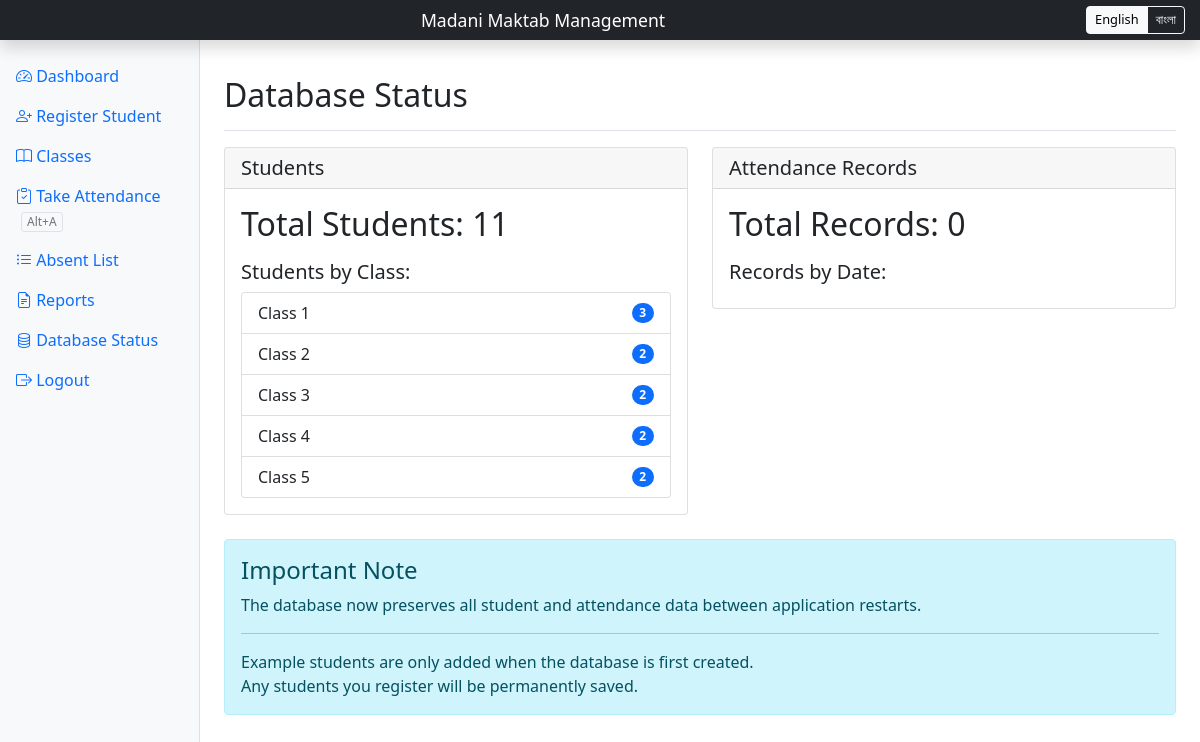
Screenshot of /db_status (signed in) with the database file from the repository.
### main.py (models this page shows, shortened)
class Class(db.Model):
    id = db.Column(db.Integer, primary_key=True)
    name = db.Column(db.String(50), unique=True, nullable=False)

### main.py (the view)
@app.route('/db_status')
@login_required
def db_status():
    student_count = Student.query.count()
    students_by_class = {}
    class_names = [c[0] for c in db.session.query(Class.name).distinct().all()]
    for class_name in class_names:
        students_by_class[class_name] = Student.query.join(Class).filter(Class.name == class_name).count()
    attendance_count = Attendance.query.count()
    dates = [d[0] for d in db.session.query(Attendance.date).distinct().order_by(Attendance.date.desc()).all()]
    attendance_by_date = {}
    for d in dates:
        attendance_by_date[d] = Attendance.query.filter_by(date=d).count()
    return render_template('db_status.html',
                          student_count=student_count,
                          students_by_class=students_by_class,
                          attendance_count=attendance_count,
                          attendance_by_date=attendance_by_date,
                          dates=dates)

### main.py (called while the page is built)
@login_manager.user_loader
def load_user(user_id):
    return User.query.get(int(user_id))

@app.context_processor
def inject_translations():
    lang = session.get('lang', 'en')
    return {'_': translations[lang]}

### templates/db_status.html (shortened to what this page needs)
{% extends "base.html" %}
{% block content %}
<div class="d-flex justify-content-between flex-wrap flex-md-nowrap align-items-center pt-3 pb-2 mb-3 border-bottom">
    <h1 class="h2">Database Status</h1>
</div>
<div class="row">
    <div class="col-md-6">
        <div class="card mb-4">
            <div class="card-header">
                <h5 class="card-title mb-0">Students</h5>
            </div>
            <div class="card-body">
                <h2>Total Students: {{ student_count }}</h2>
                <h5 class="mt-3">Students by Class:</h5>
                <ul class="list-group">
                    {% for class_name, count in students_by_class.items() %}
                    <li class="list-group-item d-flex justify-content-between align-items-center">
                        {{ class_name }}
                        <span class="badge bg-primary rounded-pill">{{ count }}</span>
                    </li>
                    {% endfor %}
                </ul>
            </div>
        </div>
    </div>
    <div class="col-md-6">
        <div class="card mb-4">
            <div class="card-header">
                <h5 class="card-title mb-0">Attendance Records</h5>
            </div>
            <div class="card-body">
                <h2>Total Records: {{ attendance_count }}</h2>
                <h5 class="mt-3">Records by Date:</h5>
            </div>
        </div>
    </div>
</div>
<div class="alert alert-info">
    <h4 class="alert-heading">Important Note</h4>
    <p>The database now preserves all student and attendance data between application restarts.</p>
    <hr>
    <p class="mb-0">
        Example students are only added when the database is first created.<br>
        Any students you register will be permanently saved.
    </p>
</div>
{% endblock %}

### rows the page displays
Class: name "Class 1", count "3"
Class: name "Class 2", id "2"
Class: name "Class 3", count "2"
Class: name "Class 4", count "2"
Class: name "Class 5", count "2"

### other values shown
{{ _['dashboard'] }} "Dashboard"
{{ _['register_student'] }} "Register Student"
{{ _['classes'] }} "Classes"
{{ _['take_attendance'] }} "Take Attendance"
{{ _['absent_list'] }} "Absent List"
{{ _['reports'] }} "Reports"
{{ _['db_status'] }} "Database Status"
{{ _['logout'] }} "Logout"
{{ student_count }} "11"
{{ attendance_count }} "0"
